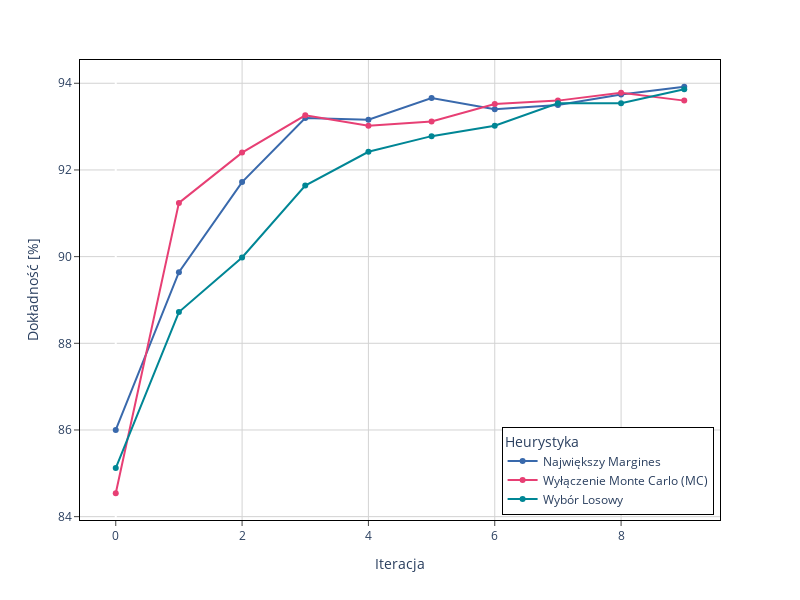
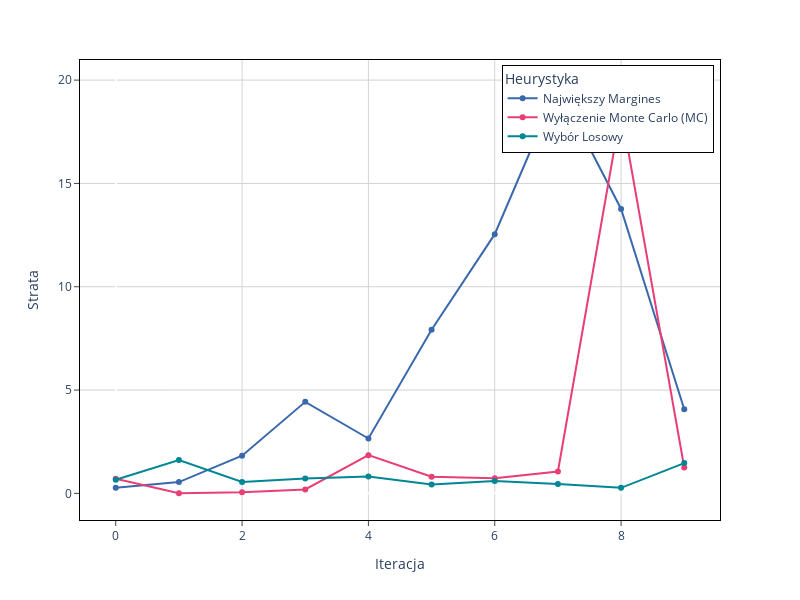
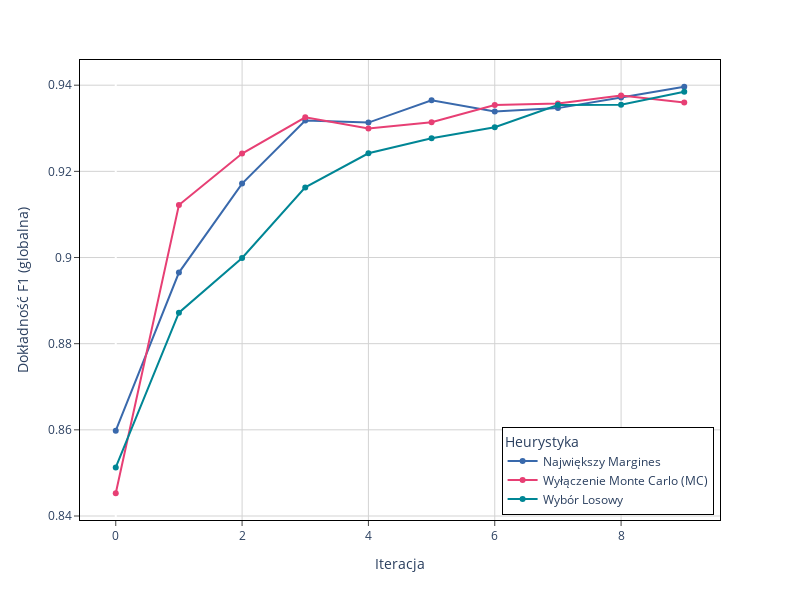
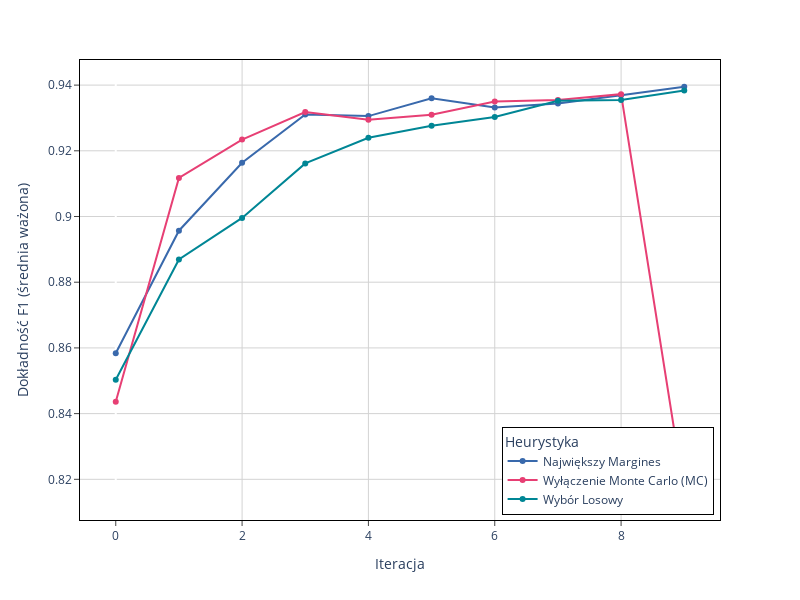

Notebook code for these charts, in order:
### Code cell
for m,l in zip(measures, measure_labels):
    fig = px.line(
        grouped_df.reset_index(),
        x = "active_iter",
        y = m,
        color = "heuristic",
        color_discrete_sequence = px.colors.qualitative.Bold,
        markers=True,
        width=800,
        height = 600,
        category_orders={
            "heuristic":["least_confidence", "smallest_margin", "largest_margin", "representative_sampling", "mc_dropout", "representative_mc_dropout", None]
        },
        labels = {"heuristic": "Heurystyka", "active_iter":"Iteracja", m:l},
        render_mode="svg"
    )
    fig.for_each_trace(lambda t: t.update(name = heuristic_names[t.name],
                                      legendgroup = heuristic_names[t.name],
                                      hovertemplate = t.hovertemplate.replace(t.name, heuristic_names[t.name])
                                     )
                  )
    # fig.add_hline(y=grouped_base[m], line_dash="dash", line_width=1, annotation_text="Wartość bazowa", 
    #           annotation_position="bottom left")
    fig.update_layout(
        plot_bgcolor='white',
    )
    fig.update_xaxes(
        mirror=True,
        ticks='outside',
        showline=True,
        linecolor='black',
        gridcolor='lightgrey'
    )
    fig.update_yaxes(
        mirror=True,
        ticks='outside',
        showline=True,
        linecolor='black',
        gridcolor='lightgrey'
    )
    if "loss" in m:
        fig.update_layout(legend=dict(
            yanchor="top",
            y=0.99,
            xanchor="right",
            x=0.99 ,
            bordercolor="Black",
            borderwidth=1))
    else:
        fig.update_layout(legend=dict(
            yanchor="bottom",
            y=0.01,
            xanchor="right",
            x=0.99 ,
            bordercolor="Black",
            borderwidth=1
        ))
    fig.show()
    fig.write_image(f"../imgs/{model_set}_{m.replace(' ','_')}.png")

### Figure 1 — Plotly figure (JSON) as saved in the notebook; plotly's stock layout.template omitted (floating-point values rounded to 4 significant figures)
{"data": [{"hovertemplate": "Heurystyka=Największy Margines<br>Iteracja=%{x}<br>Dokładność [%]=%{y}<extra></extra>", "legendgroup": "Największy Margines", "line": {"color": "rgb(57, 105, 172)", "dash": "solid"}, "marker": {"symbol": "circle"}, "mode": "markers+lines", "name": "Największy Margines", "orientation": "v", "showlegend": true, "type": "scatter", "x": [0, 1, 2, 3, 4, 5, 6, 7, 8, 9], "xaxis": "x", "y": [86, 89.64, 91.72, 93.2, 93.16, 93.66, 93.4, 93.5, 93.74, 93.92], "yaxis": "y"}, {"hovertemplate": "Heurystyka=Wyłączenie Monte Carlo (MC)<br>Iteracja=%{x}<br>Dokładność [%]=%{y}<extra></extra>", "legendgroup": "Wyłączenie Monte Carlo (MC)", "line": {"color": "rgb(231, 63, 116)", "dash": "solid"}, "marker": {"symbol": "circle"}, "mode": "markers+lines", "name": "Wyłączenie Monte Carlo (MC)", "orientation": "v", "showlegend": true, "type": "scatter", "x": [0, 1, 2, 3, 4, 5, 6, 7, 8, 9], "xaxis": "x", "y": [84.54, 91.24, 92.4, 93.26, 93.02, 93.12, 93.52, 93.6, 93.78, 93.6], "yaxis": "y"}, {"hovertemplate": "Heurystyka=Wybór Losowy<br>Iteracja=%{x}<br>Dokładność [%]=%{y}<extra></extra>", "legendgroup": "Wybór Losowy", "line": {"color": "rgb(0, 134, 149)", "dash": "solid"}, "marker": {"symbol": "circle"}, "mode": "markers+lines", "name": "Wybór Losowy", "orientation": "v", "showlegend": true, "type": "scatter", "x": [0, 1, 2, 3, 4, 5, 6, 7, 8, 9], "xaxis": "x", "y": [85.12, 88.72, 89.98, 91.64, 92.42, 92.78, 93.02, 93.54, 93.54, 93.86], "yaxis": "y"}], "layout": {"height": 600, "legend": {"bordercolor": "Black", "borderwidth": 1, "title": {"text": "Heurystyka"}, "tracegroupgap": 0, "x": 0.99, "xanchor": "right", "y": 0.01, "yanchor": "bottom"}, "margin": {"t": 60}, "plot_bgcolor": "white", "width": 800, "xaxis": {"anchor": "y", "domain": [0, 1], "gridcolor": "lightgrey", "linecolor": "black", "mirror": true, "showline": true, "ticks": "outside", "title": {"text": "Iteracja"}}, "yaxis": {"anchor": "x", "domain": [0, 1], "gridcolor": "lightgrey", "linecolor": "black", "mirror": true, "showline": true, "ticks": "outside", "title": {"text": "Dokładność [%]"}}}}

### Figure 2 — Plotly figure (JSON) as saved in the notebook; plotly's stock layout.template omitted (floating-point values rounded to 4 significant figures)
{"data": [{"hovertemplate": "Heurystyka=Największy Margines<br>Iteracja=%{x}<br>Strata=%{y}<extra></extra>", "legendgroup": "Największy Margines", "line": {"color": "rgb(57, 105, 172)", "dash": "solid"}, "marker": {"symbol": "circle"}, "mode": "markers+lines", "name": "Największy Margines", "orientation": "v", "showlegend": true, "type": "scatter", "x": [0, 1, 2, 3, 4, 5, 6, 7, 8, 9], "xaxis": "x", "y": [0.2714, 0.5457, 1.826, 4.429, 2.655, 7.921, 12.54, 19.68, 13.77, 4.069], "yaxis": "y"}, {"hovertemplate": "Heurystyka=Wyłączenie Monte Carlo (MC)<br>Iteracja=%{x}<br>Strata=%{y}<extra></extra>", "legendgroup": "Wyłączenie Monte Carlo (MC)", "line": {"color": "rgb(231, 63, 116)", "dash": "solid"}, "marker": {"symbol": "circle"}, "mode": "markers+lines", "name": "Wyłączenie Monte Carlo (MC)", "orientation": "v", "showlegend": true, "type": "scatter", "x": [0, 1, 2, 3, 4, 5, 6, 7, 8, 9], "xaxis": "x", "y": [0.7058, 0.00528, 0.0562, 0.1899, 1.85, 0.8078, 0.7294, 1.059, 18.54, 1.25], "yaxis": "y"}, {"hovertemplate": "Heurystyka=Wybór Losowy<br>Iteracja=%{x}<br>Strata=%{y}<extra></extra>", "legendgroup": "Wybór Losowy", "line": {"color": "rgb(0, 134, 149)", "dash": "solid"}, "marker": {"symbol": "circle"}, "mode": "markers+lines", "name": "Wybór Losowy", "orientation": "v", "showlegend": true, "type": "scatter", "x": [0, 1, 2, 3, 4, 5, 6, 7, 8, 9], "xaxis": "x", "y": [0.6593, 1.611, 0.5495, 0.7236, 0.8189, 0.4266, 0.5978, 0.4508, 0.2674, 1.465], "yaxis": "y"}], "layout": {"height": 600, "legend": {"bordercolor": "Black", "borderwidth": 1, "title": {"text": "Heurystyka"}, "tracegroupgap": 0, "x": 0.99, "xanchor": "right", "y": 0.99, "yanchor": "top"}, "margin": {"t": 60}, "plot_bgcolor": "white", "width": 800, "xaxis": {"anchor": "y", "domain": [0, 1], "gridcolor": "lightgrey", "linecolor": "black", "mirror": true, "showline": true, "ticks": "outside", "title": {"text": "Iteracja"}}, "yaxis": {"anchor": "x", "domain": [0, 1], "gridcolor": "lightgrey", "linecolor": "black", "mirror": true, "showline": true, "ticks": "outside", "title": {"text": "Strata"}}}}

### Figure 3 — Plotly figure (JSON) as saved in the notebook; plotly's stock layout.template omitted (floating-point values rounded to 4 significant figures)
{"data": [{"hovertemplate": "Heurystyka=Największy Margines<br>Iteracja=%{x}<br>Dokładność F1 (globalna)=%{y}<extra></extra>", "legendgroup": "Największy Margines", "line": {"color": "rgb(57, 105, 172)", "dash": "solid"}, "marker": {"symbol": "circle"}, "mode": "markers+lines", "name": "Największy Margines", "orientation": "v", "showlegend": true, "type": "scatter", "x": [0, 1, 2, 3, 4, 5, 6, 7, 8, 9], "xaxis": "x", "y": [0.8598, 0.8965, 0.9172, 0.9318, 0.9313, 0.9365, 0.9339, 0.9347, 0.9371, 0.9396], "yaxis": "y"}, {"hovertemplate": "Heurystyka=Wyłączenie Monte Carlo (MC)<br>Iteracja=%{x}<br>Dokładność F1 (globalna)=%{y}<extra></extra>", "legendgroup": "Wyłączenie Monte Carlo (MC)", "line": {"color": "rgb(231, 63, 116)", "dash": "solid"}, "marker": {"symbol": "circle"}, "mode": "markers+lines", "name": "Wyłączenie Monte Carlo (MC)", "orientation": "v", "showlegend": true, "type": "scatter", "x": [0, 1, 2, 3, 4, 5, 6, 7, 8, 9], "xaxis": "x", "y": [0.8453, 0.9122, 0.9241, 0.9325, 0.93, 0.9314, 0.9354, 0.9357, 0.9376, 0.936], "yaxis": "y"}, {"hovertemplate": "Heurystyka=Wybór Losowy<br>Iteracja=%{x}<br>Dokładność F1 (globalna)=%{y}<extra></extra>", "legendgroup": "Wybór Losowy", "line": {"color": "rgb(0, 134, 149)", "dash": "solid"}, "marker": {"symbol": "circle"}, "mode": "markers+lines", "name": "Wybór Losowy", "orientation": "v", "showlegend": true, "type": "scatter", "x": [0, 1, 2, 3, 4, 5, 6, 7, 8, 9], "xaxis": "x", "y": [0.8513, 0.8872, 0.8999, 0.9163, 0.9242, 0.9277, 0.9302, 0.9354, 0.9355, 0.9385], "yaxis": "y"}], "layout": {"height": 600, "legend": {"bordercolor": "Black", "borderwidth": 1, "title": {"text": "Heurystyka"}, "tracegroupgap": 0, "x": 0.99, "xanchor": "right", "y": 0.01, "yanchor": "bottom"}, "margin": {"t": 60}, "plot_bgcolor": "white", "width": 800, "xaxis": {"anchor": "y", "domain": [0, 1], "gridcolor": "lightgrey", "linecolor": "black", "mirror": true, "showline": true, "ticks": "outside", "title": {"text": "Iteracja"}}, "yaxis": {"anchor": "x", "domain": [0, 1], "gridcolor": "lightgrey", "linecolor": "black", "mirror": true, "showline": true, "ticks": "outside", "title": {"text": "Dokładność F1 (globalna)"}}}}

### Figure 4 — Plotly figure (JSON) as saved in the notebook; plotly's stock layout.template omitted (floating-point values rounded to 4 significant figures)
{"data": [{"hovertemplate": "Heurystyka=Największy Margines<br>Iteracja=%{x}<br>Dokładność F1 (średnia ważona)=%{y}<extra></extra>", "legendgroup": "Największy Margines", "line": {"color": "rgb(57, 105, 172)", "dash": "solid"}, "marker": {"symbol": "circle"}, "mode": "markers+lines", "name": "Największy Margines", "orientation": "v", "showlegend": true, "type": "scatter", "x": [0, 1, 2, 3, 4, 5, 6, 7, 8, 9], "xaxis": "x", "y": [0.8584, 0.8957, 0.9163, 0.9311, 0.9306, 0.936, 0.9332, 0.9344, 0.9369, 0.9395], "yaxis": "y"}, {"hovertemplate": "Heurystyka=Wyłączenie Monte Carlo (MC)<br>Iteracja=%{x}<br>Dokładność F1 (średnia ważona)=%{y}<extra></extra>", "legendgroup": "Wyłączenie Monte Carlo (MC)", "line": {"color": "rgb(231, 63, 116)", "dash": "solid"}, "marker": {"symbol": "circle"}, "mode": "markers+lines", "name": "Wyłączenie Monte Carlo (MC)", "orientation": "v", "showlegend": true, "type": "scatter", "x": [0, 1, 2, 3, 4, 5, 6, 7, 8, 9], "xaxis": "x", "y": [0.8436, 0.9118, 0.9234, 0.9318, 0.9294, 0.931, 0.935, 0.9354, 0.9372, 0.8158], "yaxis": "y"}, {"hovertemplate": "Heurystyka=Wybór Losowy<br>Iteracja=%{x}<br>Dokładność F1 (średnia ważona)=%{y}<extra></extra>", "legendgroup": "Wybór Losowy", "line": {"color": "rgb(0, 134, 149)", "dash": "solid"}, "marker": {"symbol": "circle"}, "mode": "markers+lines", "name": "Wybór Losowy", "orientation": "v", "showlegend": true, "type": "scatter", "x": [0, 1, 2, 3, 4, 5, 6, 7, 8, 9], "xaxis": "x", "y": [0.8503, 0.8869, 0.8996, 0.9162, 0.924, 0.9277, 0.9303, 0.9353, 0.9355, 0.9384], "yaxis": "y"}], "layout": {"height": 600, "legend": {"bordercolor": "Black", "borderwidth": 1, "title": {"text": "Heurystyka"}, "tracegroupgap": 0, "x": 0.99, "xanchor": "right", "y": 0.01, "yanchor": "bottom"}, "margin": {"t": 60}, "plot_bgcolor": "white", "width": 800, "xaxis": {"anchor": "y", "domain": [0, 1], "gridcolor": "lightgrey", "linecolor": "black", "mirror": true, "showline": true, "ticks": "outside", "title": {"text": "Iteracja"}}, "yaxis": {"anchor": "x", "domain": [0, 1], "gridcolor": "lightgrey", "linecolor": "black", "mirror": true, "showline": true, "ticks": "outside", "title": {"text": "Dokładność F1 (średnia ważona)"}}}}
